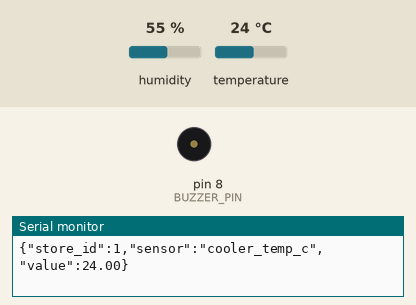
This sketch was run on a simulated Arduino Uno, built with avr-gcc and run on an emulated ATmega328P. Shown: buzzer (waves = sounding, pin HIGH), the last lines printed to the serial monitor. The inputs (shaded band) are chosen by the test bench; at power-on: temperature 24 °C, humidity 55 %.

Above: at 3.8 s.
3.9 s: temperature set to 28 °C
At 5.17 s:
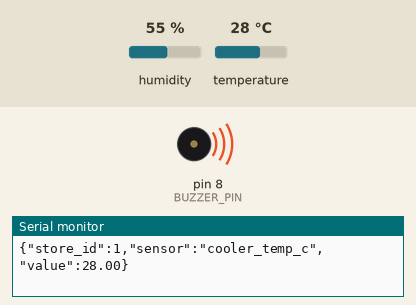
Timing chart, 0 to 8.4 s (numbered marks = the images above; inputs shaded):
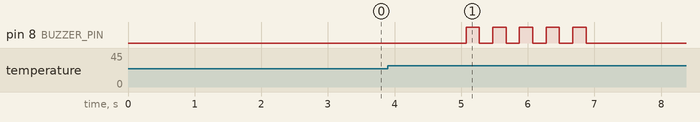

Measured:
- after the input at 3.9 s, pin 8 (BUZZER_PIN): alternates HIGH for 0.20 s and LOW for 0.20 s, 10 changes in all, then stays LOW, starting after 1.2 s

The sketch:

dht_sensor_arduino.ino
```cpp
#define BUZZER_PIN 8
const float TEMP_THRESHOLD_C = 26.5;

#include "DHT.h"
#define DHTPIN 2
#define DHTTYPE DHT11
DHT dht(DHTPIN, DHTTYPE);

const int BEEP_COUNT = 5;
bool alarmLatched = false;   // true once we've done the 5 beeps for the current "over temp" event

void beepOnce() {
  digitalWrite(BUZZER_PIN, HIGH);
  delay(200);
  digitalWrite(BUZZER_PIN, LOW);
  delay(200);
}

void setup() {
  Serial.begin(9600);
  Serial.println(F("DHTxx test!"));

  pinMode(BUZZER_PIN, OUTPUT);
  digitalWrite(BUZZER_PIN, LOW);

  dht.begin();
}

void loop() {
  delay(1000);

  float h = dht.readHumidity();
  float t = dht.readTemperature();
  float f = dht.readTemperature(true);

  if (isnan(h) || isnan(t) || isnan(f)) {
    Serial.println(F("Failed to read from DHT sensor!"));
    return;
  }

  Serial.print("{\"store_id\":1,\"sensor\":\"cooler_temp_c\",\"value\":");
  Serial.print(t);
  Serial.println("}");

  // Reset latch once temp is back under threshold (so it can trigger again later)
  if (t <= TEMP_THRESHOLD_C) {
    alarmLatched = false;
    digitalWrite(BUZZER_PIN, LOW);
    return;
  }

  // Over threshold: beep 5 times only once per "over temp event"
  if (!alarmLatched) {
    for (int i = 0; i < BEEP_COUNT; i++) {
      beepOnce();
    }
    alarmLatched = true;
  } else {
    digitalWrite(BUZZER_PIN, LOW);
  }
}
```
